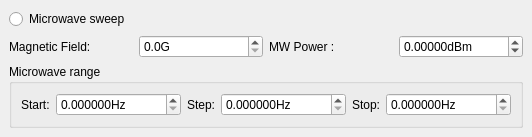
  <widget class="QDockWidget" name="mwsweep_eproc_control_DockWidget">
   <property name="windowTitle">
    <string>Microwave sweep parameters</string>
   </property>
   <attribute name="dockWidgetArea">
    <number>4</number>
   </attribute>
   <widget class="QWidget" name="dockWidgetContents_3">
    <layout class="QGridLayout" name="gridLayout_6">
     <item row="0" column="0">
      <widget class="QRadioButton" name="ms_RadioButton">
       <property name="text">
        <string>Microwave sweep</string>
       </property>
       <property name="checked">
        <bool>false</bool>
       </property>
       <attribute name="buttonGroup">
        <string notr="true">buttonGroup</string>
       </attribute>
      </widget>
     </item>
     <item row="1" column="0">
      <widget class="QLabel" name="label_26">
       <property name="sizePolicy">
        <sizepolicy hsizetype="Minimum" vsizetype="Minimum">
         <horstretch>0</horstretch>
         <verstretch>0</verstretch>
        </sizepolicy>
       </property>
       <property name="text">
        <string>Magnetic Field:</string>
       </property>
      </widget>
     </item>
     <item row="1" column="1">
      <widget class="QDoubleSpinBox" name="ms_field_DoubleSpinBox">
       <property name="sizePolicy">
        <sizepolicy hsizetype="Minimum" vsizetype="Fixed">
         <horstretch>0</horstretch>
         <verstretch>0</verstretch>
        </sizepolicy>
       </property>
       <property name="suffix">
        <string>G</string>
       </property>
       <property name="decimals">
        <number>1</number>
       </property>
       <property name="maximum">
        <double>1000000000.000000000000000</double>
       </property>
       <property name="singleStep">
        <double>0.010000000000000</double>
       </property>
      </widget>
     </item>
     <item row="1" column="2">
      <widget class="QLabel" name="label_2">
       <property name="sizePolicy">
        <sizepolicy hsizetype="Minimum" vsizetype="Minimum">
         <horstretch>0</horstretch>
         <verstretch>0</verstretch>
        </sizepolicy>
       </property>
       <property name="text">
        <string>MW Power :</string>
       </property>
      </widget>
     </item>
     <item row="1" column="3">
      <widget class="ScienDSpinBox" name="ms_mw_power_DoubleSpinBox">
       <property name="sizePolicy">
        <sizepolicy hsizetype="Minimum" vsizetype="Fixed">
         <horstretch>0</horstretch>
         <verstretch>0</verstretch>
        </sizepolicy>
       </property>
       <property name="suffix">
        <string>dBm</string>
       </property>
       <property name="decimals">
        <number>5</number>
       </property>
       <property name="minimum">
        <double>-1000.000000000000000</double>
       </property>
       <property name="maximum">
        <double>100.000000000000000</double>
       </property>
      </widget>
     </item>
     <item row="2" column="0" colspan="4">
      <widget class="QGroupBox" name="groupBox">
       <property name="title">
        <string>Microwave range</string>
       </property>
       <layout class="QGridLayout" name="gridLayout">
        <item row="0" column="0">
         <widget class="QLabel" name="label_3">
          <property name="text">
           <string>Start:</string>
          </property>
         </widget>
        </item>
        <item row="0" column="1">
         <widget class="ScienDSpinBox" name="ms_start_DoubleSpinBox">
          <property name="sizePolicy">
           <sizepolicy hsizetype="Minimum" vsizetype="Fixed">
            <horstretch>0</horstretch>
            <verstretch>0</verstretch>
           </sizepolicy>
          </property>
          <property name="suffix">
           <string>Hz</string>
          </property>
          <property name="decimals">
           <number>6</number>
          </property>
          <property name="maximum">
           <double>1000000000.000000000000000</double>
          </property>
          <property name="singleStep">
           <double>0.010000000000000</double>
          </property>
         </widget>
        </item>
        <item row="0" column="2">
         <widget class="QLabel" name="label_28">
          <property name="text">
           <string>Step:</string>
          </property>
         </widget>
        </item>
        <item row="0" column="3">
         <widget class="ScienDSpinBox" name="ms_step_DoubleSpinBox">
          <property name="sizePolicy">
           <sizepolicy hsizetype="Minimum" vsizetype="Fixed">
            <horstretch>0</horstretch>
            <verstretch>0</verstretch>
           </sizepolicy>
          </property>
          <property name="suffix">
           <string>Hz</string>
          </property>
          <property name="decimals">
           <number>6</number>
          </property>
          <property name="maximum">
           <double>1000000000.000000000000000</double>
          </property>
          <property name="singleStep">
           <double>0.010000000000000</double>
          </property>
         </widget>
        </item>
        <item row="0" column="4">
         <widget class="QLabel" name="label_27">
          <property name="text">
           <string>Stop:</string>
          </property>
         </widget>
        </item>
        <item row="0" column="5">
         <widget class="ScienDSpinBox" name="ms_stop_DoubleSpinBox">
          <property name="sizePolicy">
           <sizepolicy hsizetype="Minimum" vsizetype="Fixed">
            <horstretch>0</horstretch>
            <verstretch>0</verstretch>
           </sizepolicy>
          </property>
          <property name="suffix">
           <string>Hz</string>
          </property>
          <property name="decimals">
           <number>6</number>
          </property>
          <property name="maximum">
           <double>1000000000.000000000000000</double>
          </property>
          <property name="singleStep">
           <double>0.010000000000000</double>
          </property>
         </widget>
        </item>
       </layout>
      </widget>
     </item>
    </layout>
   </widget>
  </widget>
